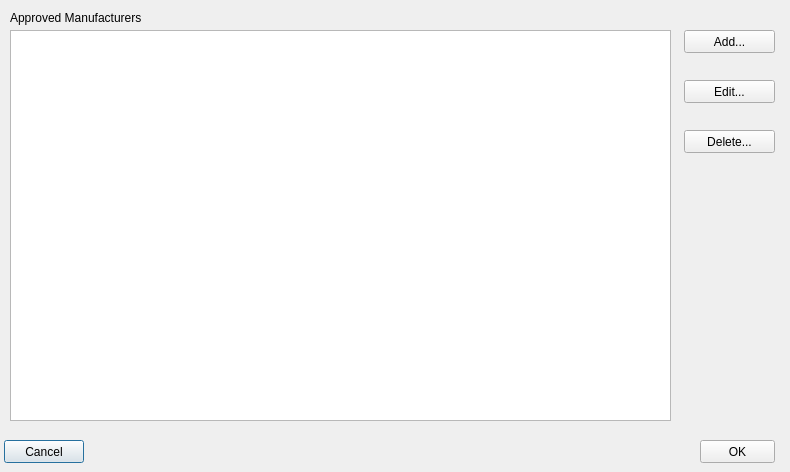
<?xml version="1.0" encoding="UTF-8"?>
<ui version="4.0">
 <class>mfg_list_dlg</class>
 <widget class="QDialog" name="mfg_list_dlg">
  <property name="geometry">
   <rect>
    <x>0</x>
    <y>0</y>
    <width>790</width>
    <height>472</height>
   </rect>
  </property>
  <property name="windowTitle">
   <string>Dialog</string>
  </property>
  <widget class="QPushButton" name="btn_cancel">
   <property name="geometry">
    <rect>
     <x>4</x>
     <y>440</y>
     <width>80</width>
     <height>23</height>
    </rect>
   </property>
   <property name="text">
    <string>Cancel</string>
   </property>
  </widget>
  <widget class="QPushButton" name="btn_ok">
   <property name="geometry">
    <rect>
     <x>700</x>
     <y>440</y>
     <width>75</width>
     <height>23</height>
    </rect>
   </property>
   <property name="text">
    <string>OK</string>
   </property>
  </widget>
  <widget class="QTableView" name="tbl_mfg_list">
   <property name="geometry">
    <rect>
     <x>10</x>
     <y>30</y>
     <width>661</width>
     <height>391</height>
    </rect>
   </property>
   <property name="dragDropMode">
    <enum>QAbstractItemView::DragDrop</enum>
   </property>
  </widget>
  <widget class="QPushButton" name="btn_add">
   <property name="geometry">
    <rect>
     <x>684</x>
     <y>30</y>
     <width>91</width>
     <height>23</height>
    </rect>
   </property>
   <property name="text">
    <string>Add...</string>
   </property>
  </widget>
  <widget class="QPushButton" name="btn_edit">
   <property name="geometry">
    <rect>
     <x>684</x>
     <y>80</y>
     <width>91</width>
     <height>23</height>
    </rect>
   </property>
   <property name="text">
    <string>Edit...</string>
   </property>
  </widget>
  <widget class="QPushButton" name="btn_delete">
   <property name="geometry">
    <rect>
     <x>684</x>
     <y>130</y>
     <width>91</width>
     <height>23</height>
    </rect>
   </property>
   <property name="text">
    <string>Delete...</string>
   </property>
  </widget>
  <widget class="QLabel" name="lbl_approved_mfg">
   <property name="geometry">
    <rect>
     <x>10</x>
     <y>10</y>
     <width>141</width>
     <height>16</height>
    </rect>
   </property>
   <property name="text">
    <string>Approved Manufacturers</string>
   </property>
  </widget>
 </widget>
 <resources/>
 <connections/>
</ui>
